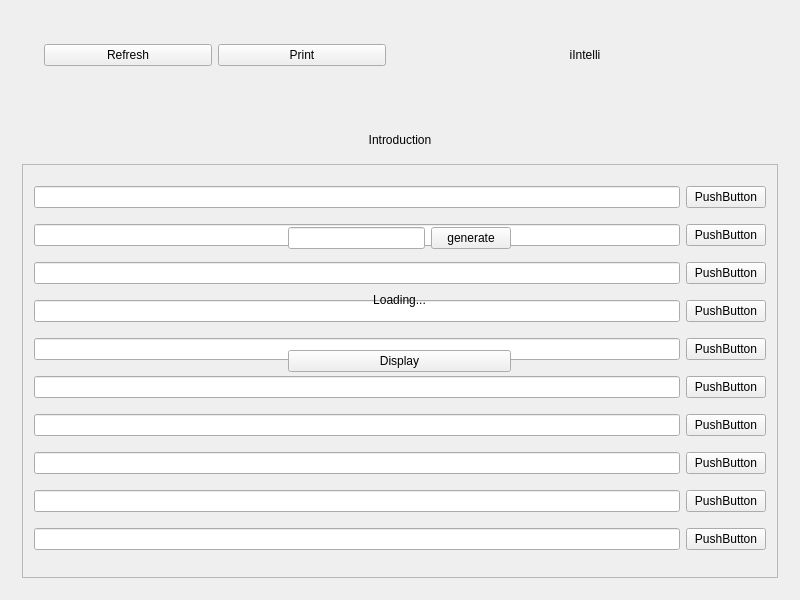
<?xml version="1.0" encoding="UTF-8"?>
<ui version="4.0">
 <class>Widget</class>
 <widget class="QWidget" name="Widget">
  <property name="geometry">
   <rect>
    <x>0</x>
    <y>0</y>
    <width>800</width>
    <height>600</height>
   </rect>
  </property>
  <property name="windowTitle">
   <string>Widget</string>
  </property>
  <widget class="QFrame" name="enterFrame">
   <property name="geometry">
    <rect>
     <x>266</x>
     <y>200</y>
     <width>267</width>
     <height>200</height>
    </rect>
   </property>
   <layout class="QVBoxLayout" name="verticalLayout">
    <item>
     <widget class="QWidget" name="widget" native="true">
      <layout class="QHBoxLayout" name="horizontalLayout">
       <item>
        <widget class="QLineEdit" name="queryBox"/>
       </item>
       <item>
        <widget class="QPushButton" name="generateButton">
         <property name="text">
          <string>generate</string>
         </property>
        </widget>
       </item>
      </layout>
     </widget>
    </item>
    <item>
     <widget class="QWidget" name="widget_2" native="true">
      <layout class="QHBoxLayout" name="horizontalLayout_2">
       <item>
        <widget class="QLabel" name="loading">
         <property name="text">
          <string>Loading...</string>
         </property>
         <property name="alignment">
          <set>Qt::AlignCenter</set>
         </property>
        </widget>
       </item>
      </layout>
     </widget>
    </item>
    <item>
     <widget class="QWidget" name="widget_3" native="true">
      <layout class="QHBoxLayout" name="horizontalLayout_3">
       <item>
        <widget class="QPushButton" name="displayButton">
         <property name="text">
          <string>Display</string>
         </property>
        </widget>
       </item>
      </layout>
     </widget>
    </item>
   </layout>
  </widget>
  <widget class="QWidget" name="screen2widget" native="true">
   <property name="geometry">
    <rect>
     <x>0</x>
     <y>0</y>
     <width>800</width>
     <height>600</height>
    </rect>
   </property>
   <layout class="QVBoxLayout" name="verticalLayout_2">
    <item>
     <widget class="QWidget" name="widget_4" native="true">
      <layout class="QVBoxLayout" name="verticalLayout_3">
       <item>
        <widget class="QWidget" name="widget_6" native="true">
         <layout class="QHBoxLayout" name="horizontalLayout_4">
          <item>
           <widget class="QWidget" name="widget_10" native="true">
            <layout class="QHBoxLayout" name="horizontalLayout_6">
             <item>
              <widget class="QPushButton" name="refreshButton">
               <property name="text">
                <string>Refresh</string>
               </property>
              </widget>
             </item>
             <item>
              <widget class="QPushButton" name="printButton">
               <property name="text">
                <string>Print</string>
               </property>
              </widget>
             </item>
            </layout>
           </widget>
          </item>
          <item>
           <widget class="QWidget" name="widget_9" native="true">
            <layout class="QGridLayout" name="gridLayout_2">
             <item row="0" column="0">
              <widget class="QLabel" name="companyLogo">
               <property name="text">
                <string>iIntelli</string>
               </property>
               <property name="alignment">
                <set>Qt::AlignCenter</set>
               </property>
              </widget>
             </item>
            </layout>
           </widget>
          </item>
         </layout>
        </widget>
       </item>
       <item>
        <widget class="QWidget" name="widget_7" native="true">
         <widget class="QPushButton" name="nextButton">
          <property name="geometry">
           <rect>
            <x>650</x>
            <y>10</y>
            <width>98</width>
            <height>27</height>
           </rect>
          </property>
          <property name="text">
           <string>Next</string>
          </property>
         </widget>
         <widget class="QPushButton" name="previousButton">
          <property name="geometry">
           <rect>
            <x>9</x>
            <y>9</y>
            <width>98</width>
            <height>27</height>
           </rect>
          </property>
          <property name="text">
           <string>Previous</string>
          </property>
         </widget>
        </widget>
       </item>
      </layout>
     </widget>
    </item>
    <item>
     <widget class="QWidget" name="widget_5" native="true">
      <layout class="QVBoxLayout" name="verticalLayout_4">
       <item>
        <widget class="QWidget" name="widget_8" native="true">
         <layout class="QVBoxLayout" name="verticalLayout_5">
          <item>
           <widget class="QLabel" name="topicLabel">
            <property name="text">
             <string>Introduction</string>
            </property>
            <property name="alignment">
             <set>Qt::AlignCenter</set>
            </property>
           </widget>
          </item>
         </layout>
        </widget>
       </item>
       <item>
        <widget class="QScrollArea" name="scrollArea">
         <property name="widgetResizable">
          <bool>true</bool>
         </property>
         <widget class="QWidget" name="scrollAreaWidgetContents">
          <property name="geometry">
           <rect>
            <x>0</x>
            <y>0</y>
            <width>762</width>
            <height>383</height>
           </rect>
          </property>
          <layout class="QGridLayout" name="gridLayout">
           <item row="0" column="0">
            <widget class="QLineEdit" name="lineEdit1"/>
           </item>
           <item row="0" column="1">
            <widget class="QPushButton" name="crossButton1">
             <property name="text">
              <string>PushButton</string>
             </property>
            </widget>
           </item>
           <item row="4" column="0">
            <widget class="QLineEdit" name="lineEdit5"/>
           </item>
           <item row="6" column="0">
            <widget class="QLineEdit" name="lineEdit7"/>
           </item>
           <item row="5" column="0">
            <widget class="QLineEdit" name="lineEdit6"/>
           </item>
           <item row="4" column="1">
            <widget class="QPushButton" name="crossButton5">
             <property name="text">
              <string>PushButton</string>
             </property>
            </widget>
           </item>
           <item row="5" column="1">
            <widget class="QPushButton" name="crossButton6">
             <property name="text">
              <string>PushButton</string>
             </property>
            </widget>
           </item>
           <item row="9" column="0">
            <widget class="QLineEdit" name="lineEdit10"/>
           </item>
           <item row="8" column="0">
            <widget class="QLineEdit" name="lineEdit9"/>
           </item>
           <item row="7" column="0">
            <widget class="QLineEdit" name="lineEdit8"/>
           </item>
           <item row="8" column="1">
            <widget class="QPushButton" name="crossButton9">
             <property name="text">
              <string>PushButton</string>
             </property>
            </widget>
           </item>
           <item row="9" column="1">
            <widget class="QPushButton" name="crossButton10">
             <property name="text">
              <string>PushButton</string>
             </property>
            </widget>
           </item>
           <item row="7" column="1">
            <widget class="QPushButton" name="crossButton8">
             <property name="text">
              <string>PushButton</string>
             </property>
            </widget>
           </item>
           <item row="6" column="1">
            <widget class="QPushButton" name="crossButton7">
             <property name="text">
              <string>PushButton</string>
             </property>
            </widget>
           </item>
           <item row="3" column="0">
            <widget class="QLineEdit" name="lineEdit4"/>
           </item>
           <item row="2" column="0">
            <widget class="QLineEdit" name="lineEdit3">
             <property name="text">
              <string/>
             </property>
            </widget>
           </item>
           <item row="1" column="0">
            <widget class="QLineEdit" name="lineEdit2"/>
           </item>
           <item row="1" column="1">
            <widget class="QPushButton" name="crossButton2">
             <property name="text">
              <string>PushButton</string>
             </property>
            </widget>
           </item>
           <item row="2" column="1">
            <widget class="QPushButton" name="crossButton3">
             <property name="text">
              <string>PushButton</string>
             </property>
            </widget>
           </item>
           <item row="3" column="1">
            <widget class="QPushButton" name="crossButton4">
             <property name="text">
              <string>PushButton</string>
             </property>
            </widget>
           </item>
          </layout>
         </widget>
        </widget>
       </item>
      </layout>
     </widget>
    </item>
   </layout>
  </widget>
  <zorder>screen2widget</zorder>
  <zorder>enterFrame</zorder>
 </widget>
 <layoutdefault spacing="6" margin="11"/>
 <resources/>
 <connections/>
</ui>
